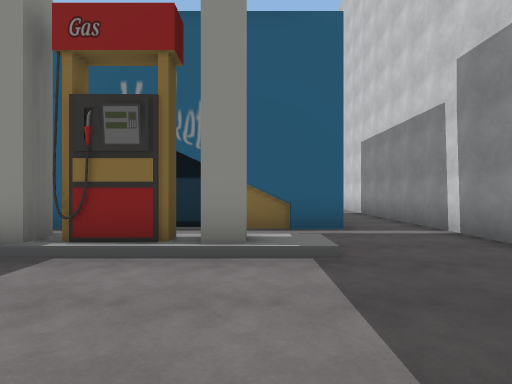
view 1 (above)

24 first-person views from a walk through a scene from a Unity 3-D project. The camera is 1.4 m above the floor, looks level and sees 80° across. The floor is counted in squares, 2 m on a side. Each view is taken from the middle of a square. On the plan, view 1 faces up. The plan holds only what a view shows up to about 10 squares ahead; the rest is blank. The place goes on beyond the plan. The player character is not drawn. Some animated figures are not drawn.

view 2
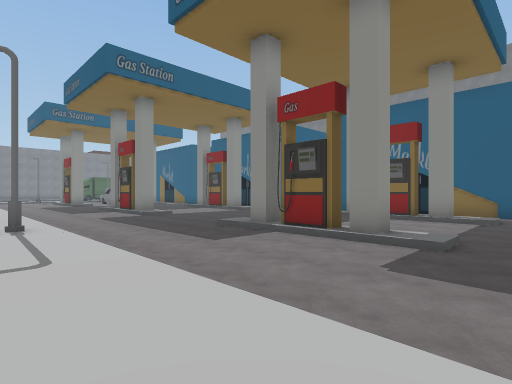

view 3
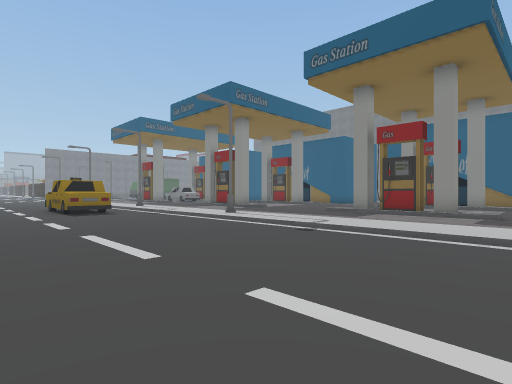

view 4
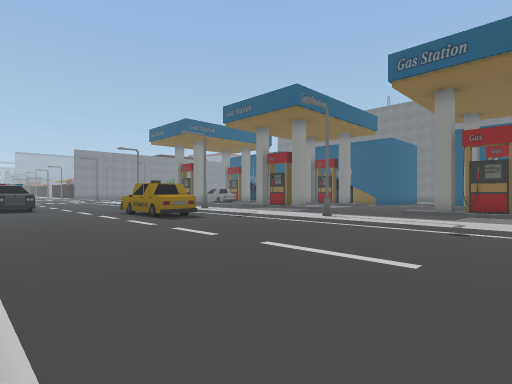

view 5
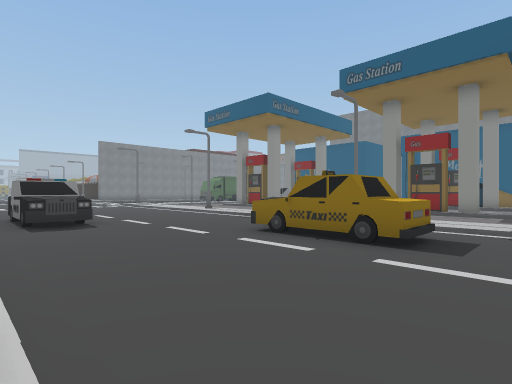

view 6
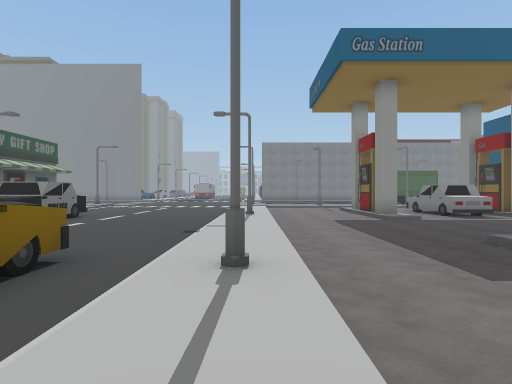

view 7
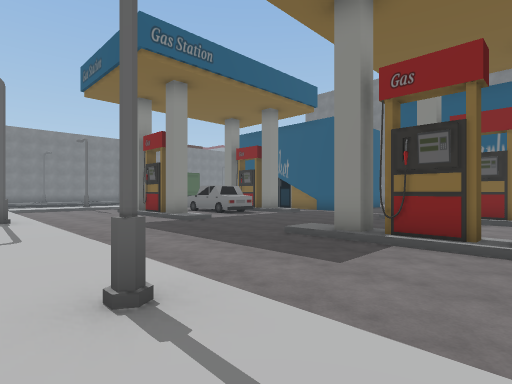

view 8
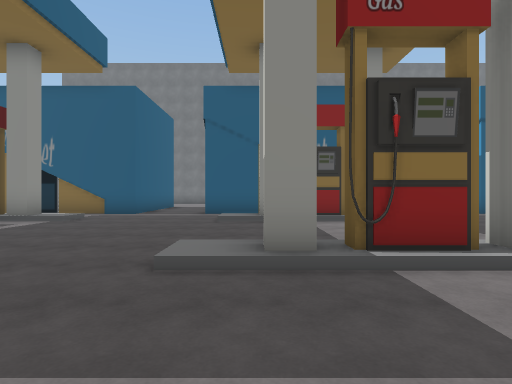

view 9
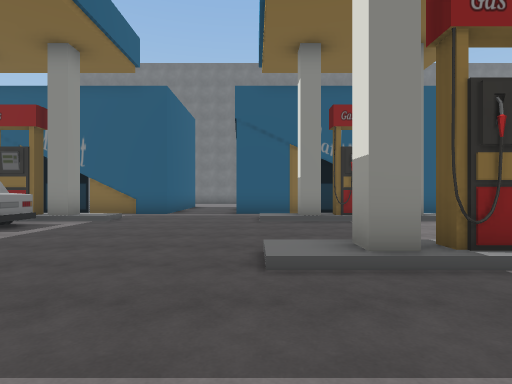

view 10
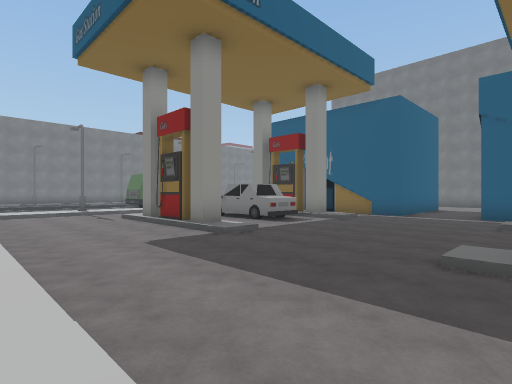

view 11
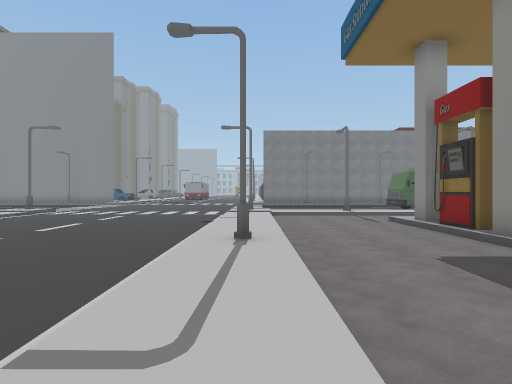

view 12
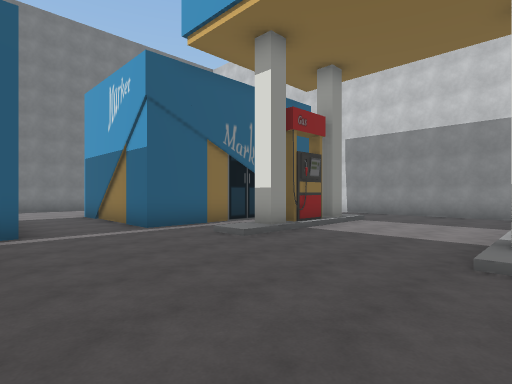

view 13
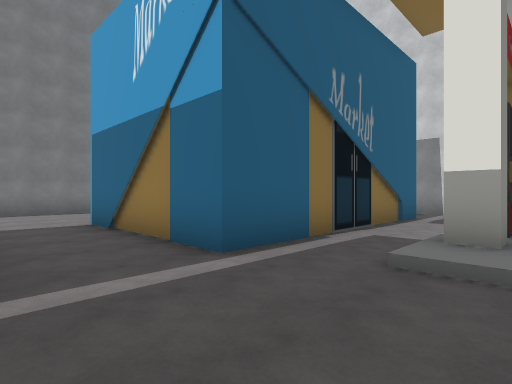

view 14
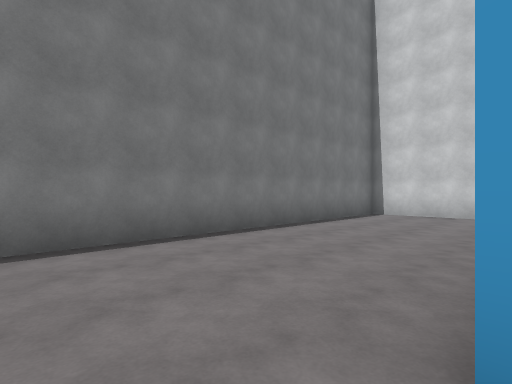

view 15
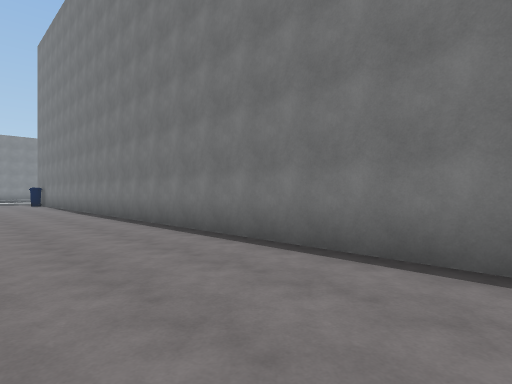

view 16
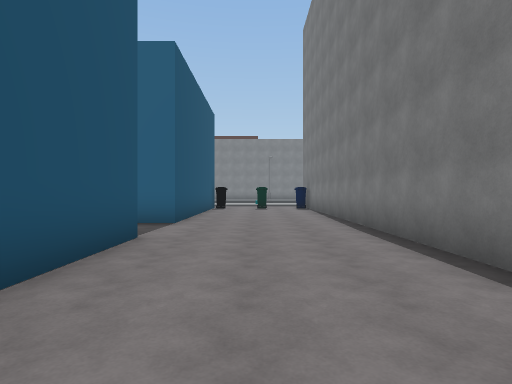

view 17
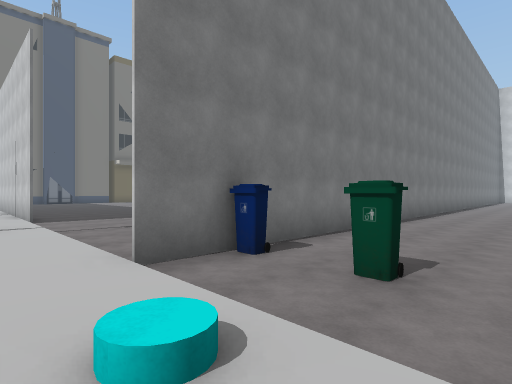

view 18
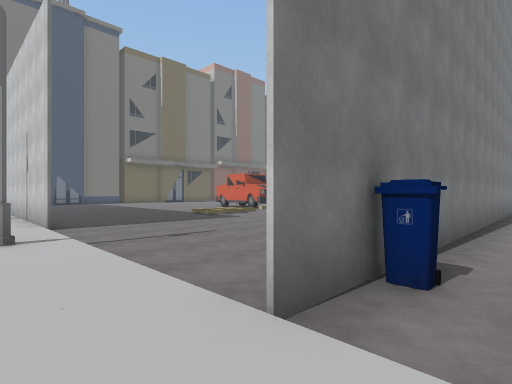

view 19
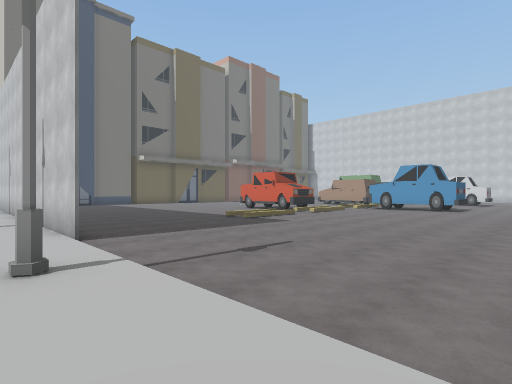

view 20
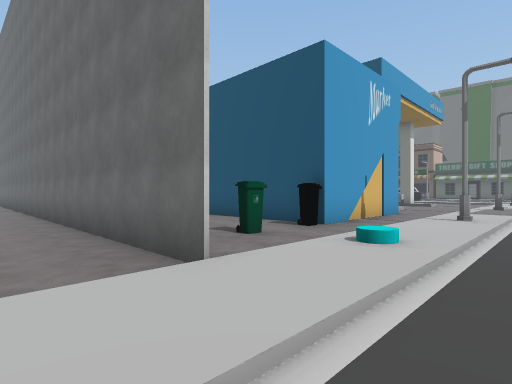

view 21
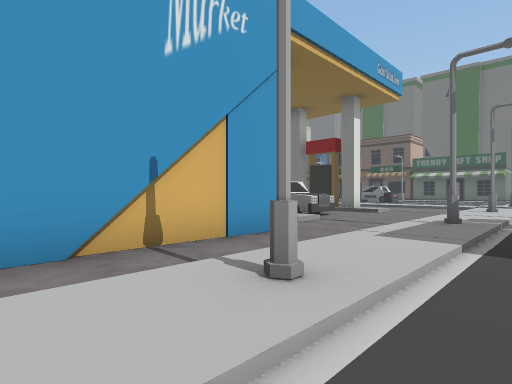

view 22
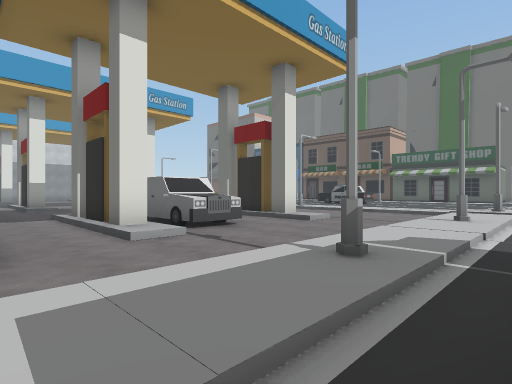

view 23
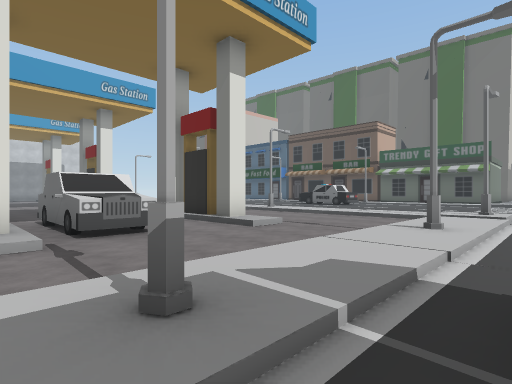

view 24
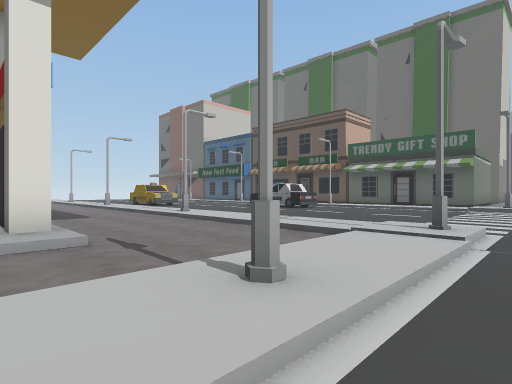

### Floor plan
Key: @ floor where view 1 was taken; # wall or solid block; x gap in a wall; . main floor; : floor 0.25 m higher than the main floor; / step, stairs or slope; O other object.
Columns run from 26 left of view 1 to 4 right of it. Each row starts with its distance up from view 1.
 27   #
 26   #
 25   # ..
 24   #....
 23    .....
 22   #...../
 21   #.......
 20  /:........
 19  /:.........
 18  O:..........
 17  /:...........
 16 ./:...........
 15 ./:..........
 14 ./:############################
 13 ./:...........................#
 12 ./O.#.........................#
 11 ./:.......................... #
 10 ./:.#######..###    ..#      .#
  9 ./:.#     #        ...#      .#
  8 .O:.#              ...#     ..#
  7 ./:.#              ...#     ..#
  6 ./:.#######..###  #...######..#
  5 ./:...........     ...........#
  4 ./:../###/...//###/.../###//..#
  3 .O:../////...//////...//////..#
  2 ./:..OOOO.....................#
  1 ./:...........................#
  0 ./:.......................@...#
 -1 ./:..:###:...//xx#/.../#xx//.
 -2 .O:..........................
 -3 ./:..........................
 -4 ./:..........................
 -5 .O::::::O::::::O:::::O:::::::
 -6  ////////////////////////////
 -7  ............................
 -8  ..............OOO...........
 -9  ............................
-10  ............................
-11  .......OOOO.................
-12  ..... ./.O................
-13    //         ////// //////

Where each view was taken, in squares from view 1:
view 1: 0 up, 0 right, facing up
view 2: 6 down, 2 right, facing up-left
view 3: 11 down, 2 right, facing up-left
view 4: 13 down, 0 right, facing up-left
view 5: 13 down, 7 left, facing up-left
view 6: 5 down, 8 left, facing left
view 7: 6 down, 9 left, facing up-left
view 8: 4 down, 12 left, facing up
view 9: 4 down, 13 left, facing up
view 10: 5 down, 12 left, facing up-left
view 11: 5 down, 13 left, facing left
view 12: 1 down, 8 left, facing up-right
view 13: 3 up, 7 left, facing up-right
view 14: 10 up, 6 left, facing up-right
view 15: 11 up, 4 left, facing up-left
view 16: 12 up, 9 left, facing left
view 17: 11 up, 25 left, facing up-right
view 18: 13 up, 25 left, facing up-right
view 19: 15 up, 25 left, facing up-right
view 20: 16 up, 26 left, facing down-right
view 21: 10 up, 26 left, facing down-right
view 22: 6 up, 26 left, facing down-right
view 23: 4 up, 26 left, facing down-right
view 24: 0 up, 26 left, facing down-right
